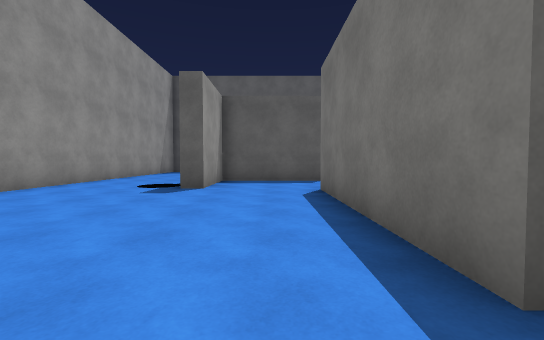
[1] (above)

22 first-person views from a walk through a scene from a Unity 3-D project. The camera is 1.2 m above the floor, tilts 2° down and sees 90° across. The floor is counted in squares, 2 m on a side. Each view is taken from the middle of a square. On the plan, view 1 faces up. The plan holds only what a view shows up to about 9 squares ahead; the rest is blank. Surface patterns are stand-ins for the level's own textures.

[2]
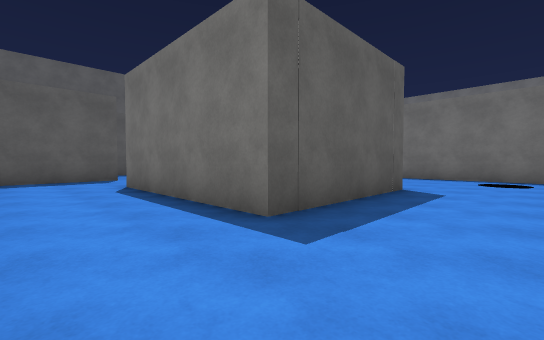

[3]
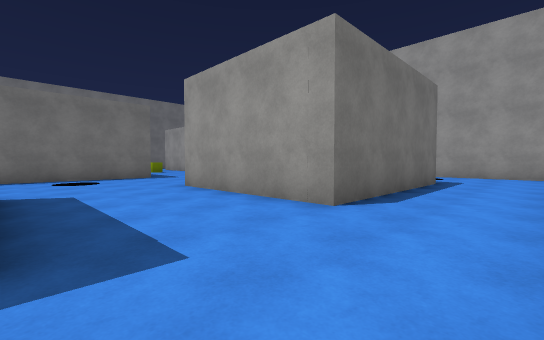

[4]
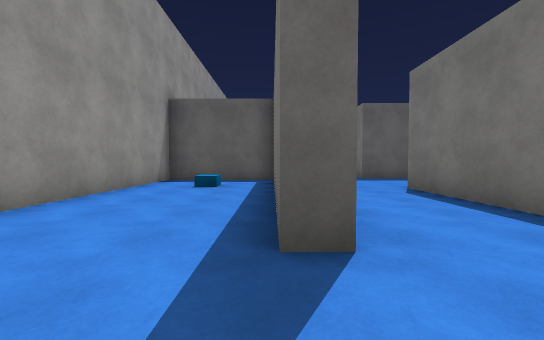

[5]
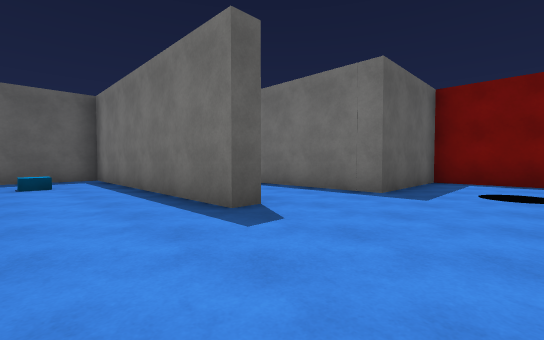

[6]
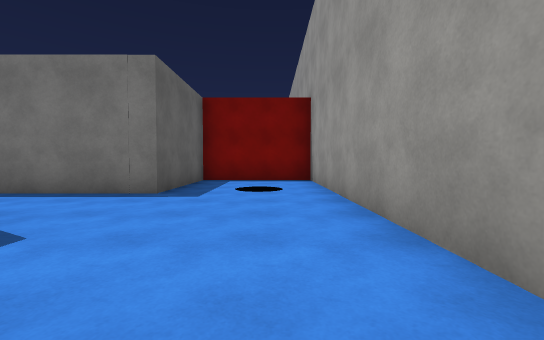

[7]
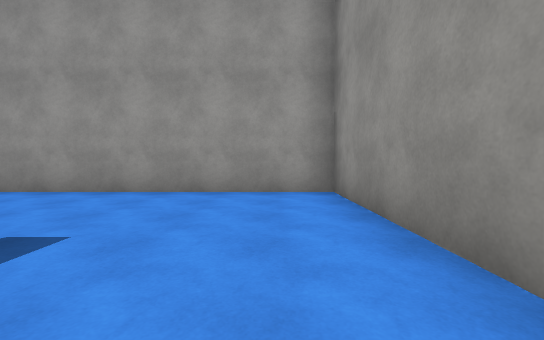

[8]
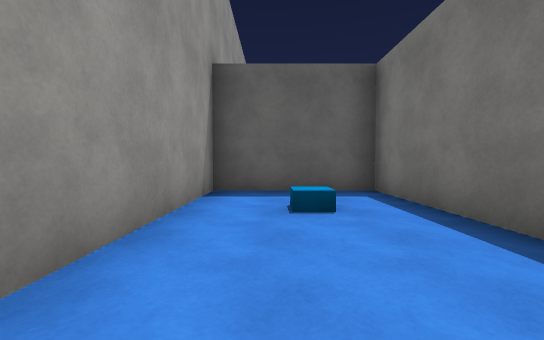

[9]
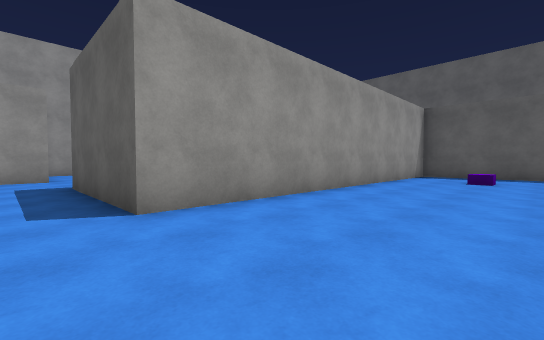

[10]
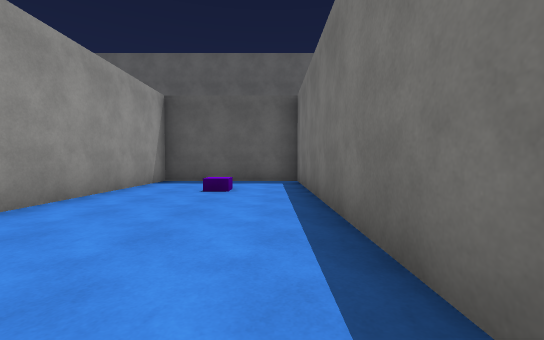

[11]
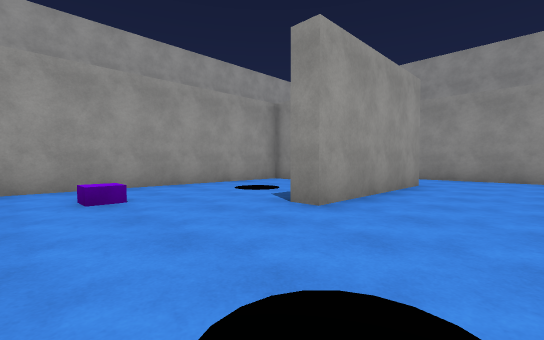

[12]
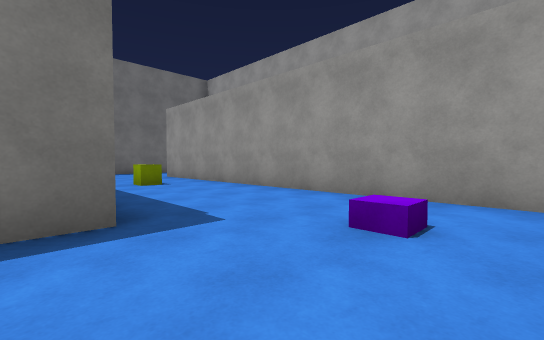

[13]
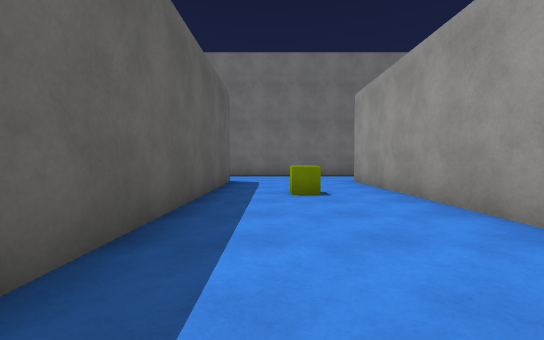

[14]
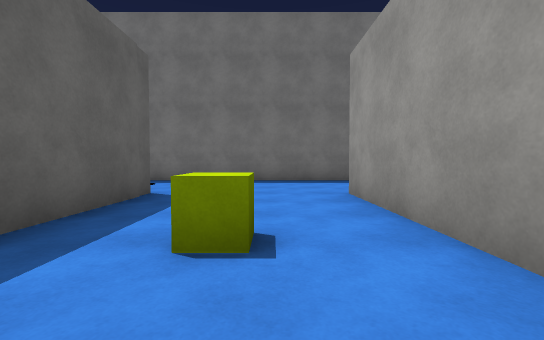

[15]
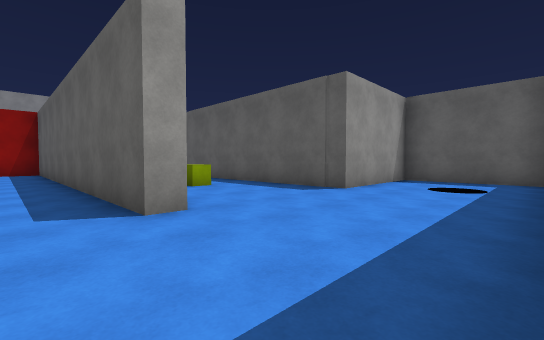

[16]
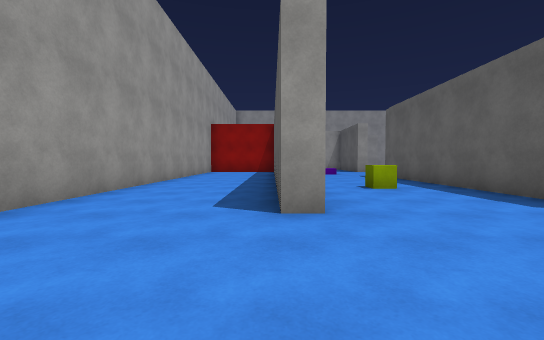

[17]
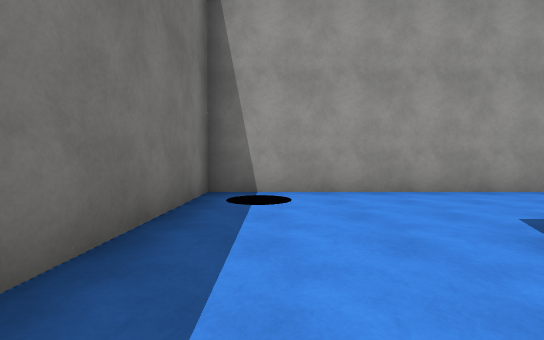

[18]
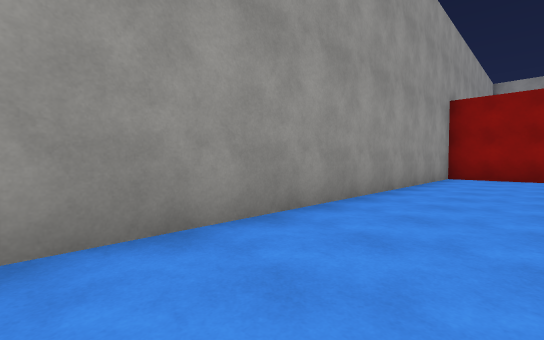

[19]
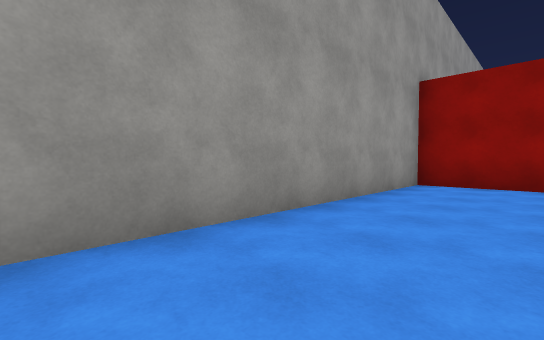

[20]
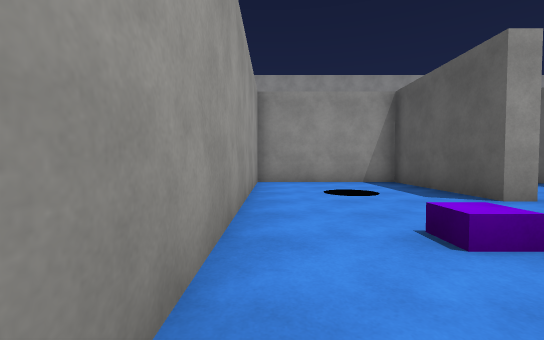

[21]
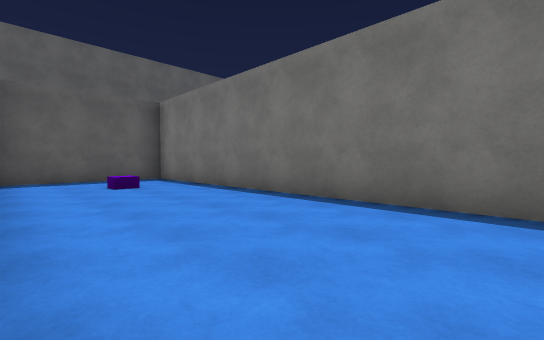

[22]
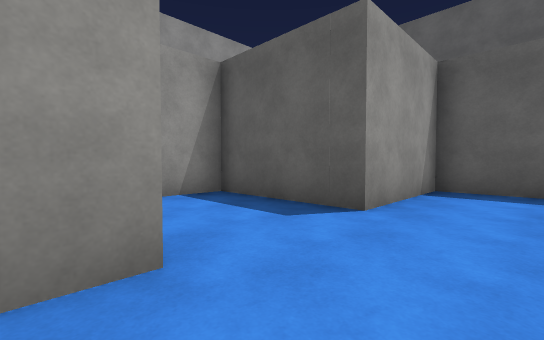

### Floor plan
Ten units are one square. View 1 is at (0, 0); x grows to the right and y downward. Boxes are objects, and circles mark ways between rooms. Rooms are numbered by the first view taken in them; rooms with no view inside come last. Other rooms are left out.
<svg viewBox="-57 -115 254 222">
<path fill="none" stroke="#000" d="M-14 62 -19 62 -19 -4 -52 -4 -52 102 43 102 43 69 10 69 10 21 50 21M-15 -10 -15 29M49 -11 10 -11M87 28 87 -110 49 -110 49 -11M50 21 50 26 15 26 15 64 160 64 160 69 74 69M49 80 49 102 192 102 192 12M191 -7 160 -7 160 28 91 28M15 -58 15 -49M31 -110 15 -110 15 -81"/>
<rect x="125" y="45" width="10" height="10" fill="#bbb"><title>cube</title></rect>
<circle cx="45" cy="5" r="3" fill="#2a7"/>
<text x="-10" y="50">1</text>
<text x="100" y="40">2</text>
<text x="20" y="-60">3</text>
</svg>
Room 1 opens to room 2.

Where each view was taken, in squares from view 1:
view 1: 0 up, 0 right, facing up
view 2: 1 down, 1 left, facing up-right
view 3: 1 up, 1 left, facing down-right
view 4: 8 down, 2 left, facing up
view 5: 9 down, 4 left, facing up-right
view 6: 9 down, 4 left, facing right
view 7: 5 down, 4 left, facing down
view 8: 5 down, 4 left, facing up
view 9: 0 up, 8 right, facing up-left
view 10: 3 up, 8 right, facing up
view 11: 0 up, 8 right, facing down-left
view 12: 2 down, 6 right, facing down-right
view 13: 4 down, 8 right, facing right
view 14: 5 down, 11 right, facing right
view 15: 8 down, 19 right, facing up-left
view 16: 7 down, 19 right, facing left
view 17: 5 down, 18 right, facing down
view 18: 8 down, 15 right, facing down-left
view 19: 8 down, 12 right, facing down-left
view 20: 6 down, 9 right, facing left
view 21: 2 up, 5 right, facing up-right
view 22: 5 up, 3 right, facing up-left
